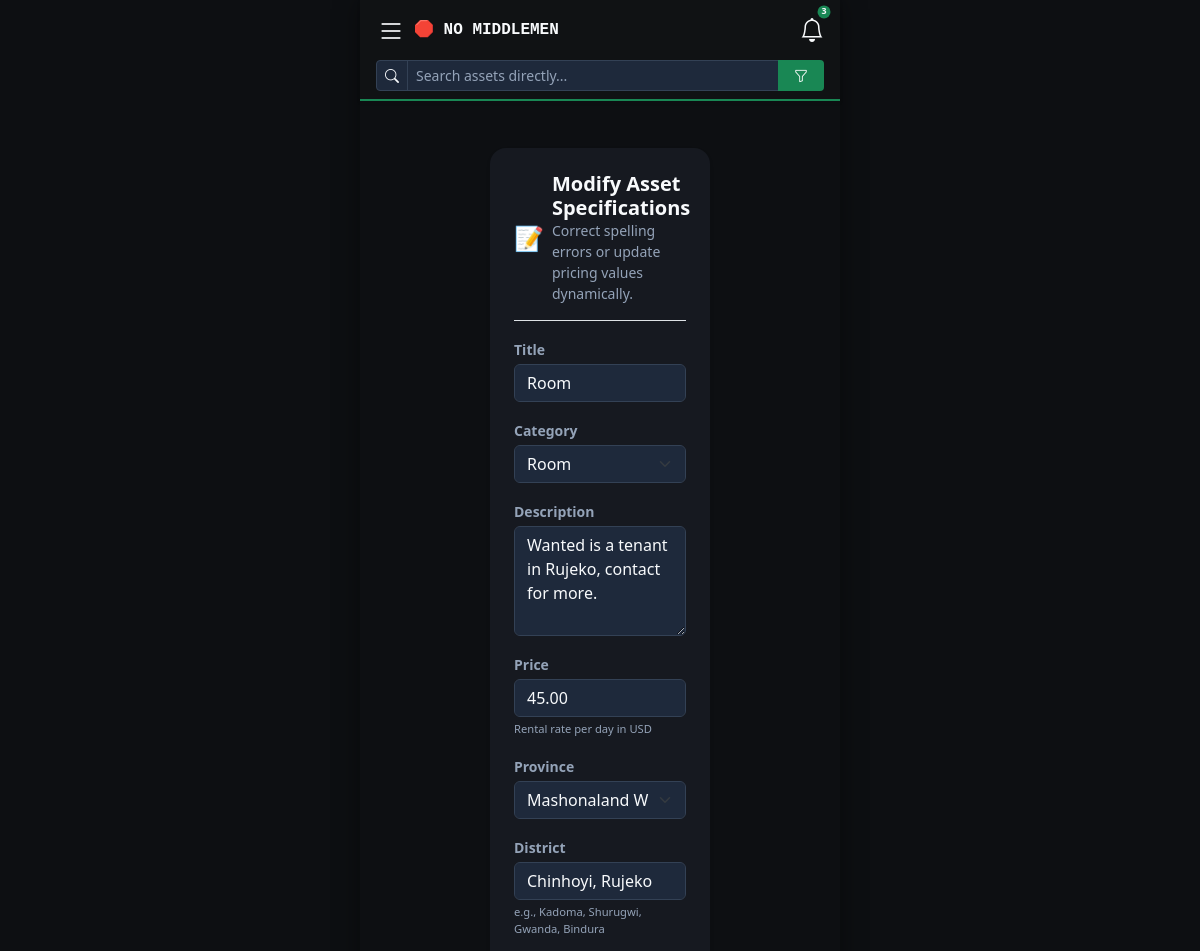
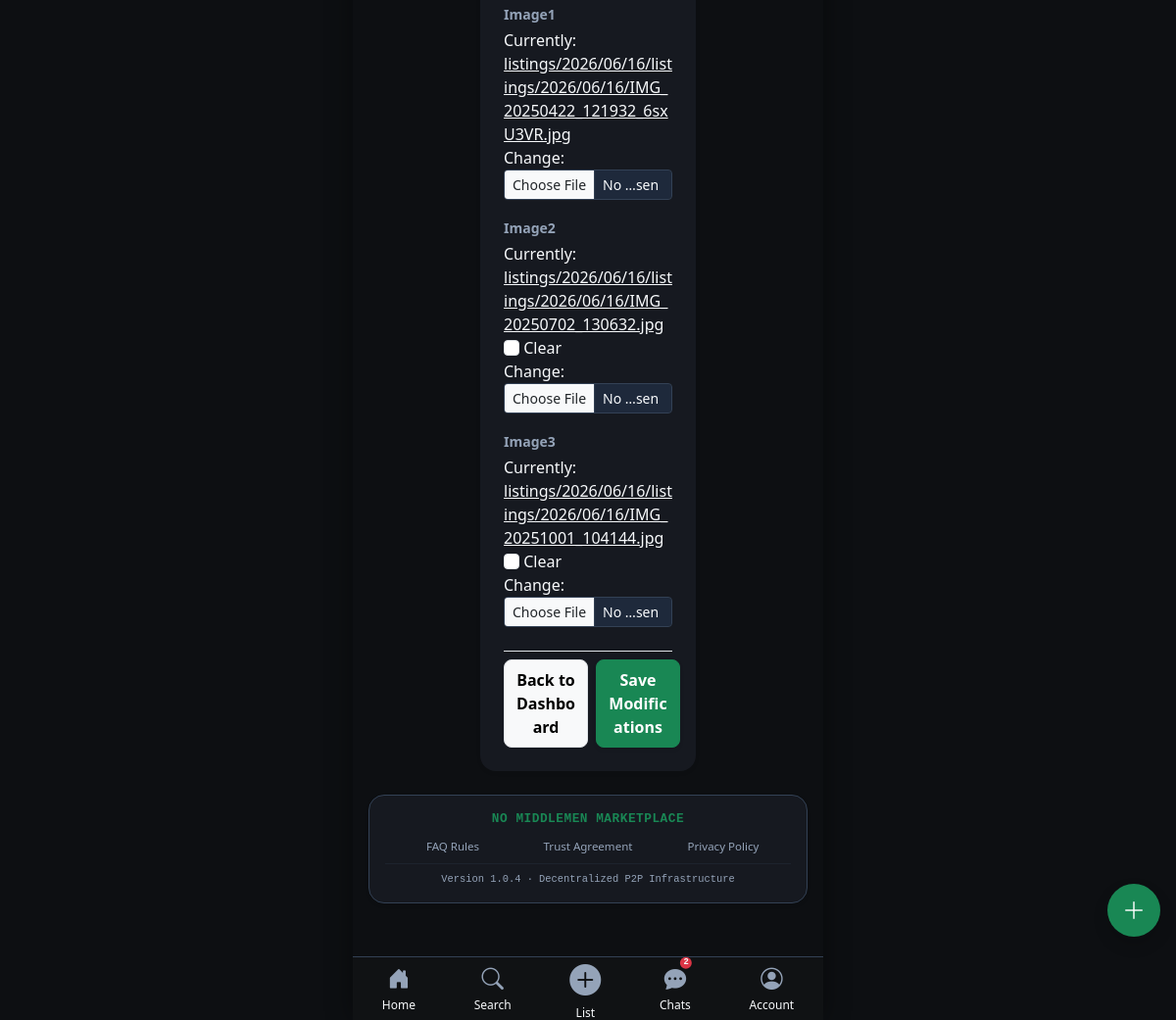
The app's page /asset/2/edit/ (signed in) with its own data (2 pictures, top to bottom).
### listings/models.py (models this page shows, shortened)
class Listing(models.Model):
    CATEGORY_CHOICES = [
        ('Property', (
            ('house', 'House'),
            ('flat', 'Apartment / Flat'),
            ('room', 'Room'),
            ('cottage', 'Cottage'),
            ('office', 'Office Room'),
            ('shop_prop', 'Retail Shop Space'),
            ('warehouse', 'Warehouse'),
            ('conf_hall', 'Conference Hall'),
            ('event_venue', 'Event Venue'),
            ('ind_building', 'Industrial Building'),
            ('comm_stand', 'Commercial Stand'),
            ('res_stand', 'Residential Stand'),
            ('land_plot', 'Land / Agricultural Plot'),
            ('student_accom', 'Student Accommodation'),
        )),
        ('Vehicle', (
            ('car', 'Car'),
            ('truck', 'Truck'),
            ('bus', 'Bus'),
            ('minibus', 'Minibus'),
            ('motorcycle', 'Motorcycle'),
            ('bicycle', 'Bicycle'),
            ('tractor_veh', 'Tractor (Transport)'),
            ('tipper', 'Tipper Truck'),
            ('fuel_tanker', 'Fuel Tanker'),
            ('van', 'Van'),
            ('ambulance', 'Ambulance'),
            ('luxury_veh', 'Luxury Vehicle'),
            ('caravan', 'Caravan'),
            ('const_veh', 'Construction Vehicle'),
        )),
        ('Mining Equipment', (
            ('excavator', 'Excavator'),
            ('bulldozer', 'Bulldozer'),
            ('compressor', 'Air Compressor'),
            ('generator_min', 'Heavy Generator'),
            ('jack_hammer', 'Jack Hammer'),
            ('drill_rig', 'Drill Rig'),
            ('water_pump_min', 'High-Volume Water Pump'),
            ('crusher', 'Mill Crusher / Concentrator'),
            ('loader', 'Front Loader'),
            ('dump_truck', 'Mining Dump Truck'),
            ('conveyor', 'Conveyor System'),
            ('detector', 'Metal Detector'),
            ('safety_gear', 'Mining Safety Equipment'),
            ('survey_equip', 'Surveying Equipment'),
        )),
        ('Farming Equipment', (
            ('tractor_farm', 'Farm Tractor'),
            ('plough', 'Plough'),
            ('harrow', 'Disc Harrow'),
            ('planter', 'Planter / Seed Drill'),
            ('boom_sprayer', 'Boom Sprayer'),
            ('irrigation', 'Irrigation System Layout'),
            ('water_pump_farm', 'Farm Water Pump'),
            ('cultivator', 'Cultivator'),
            ('harvester', 'Harvester Machine'),
            ('baler', 'Hay Baler'),
            ('feed_mixer', 'Feed Mixer'),
            ('livestock_trail', 'Livestock Trailer'),
            ('poultry_equip', 'Poultry Equipment'),
            ('greenhouse', 'Greenhouse Structure'),
        )),
        ('Commerce & Business', (
            ('pos_machine', 'Point of Sale (POS) Machine'),
            ('cash_register', 'Cash Register'),
            ('comm_fridge', 'Commercial Refrigerator'),
            ('display_shelf', 'Display Shelves'),
            ('office_furn', 'Office Furniture'),
            ('comm_computer', 'Business Computer Set'),
            ('comm_printer', 'Enterprise Printer/Copier'),
            ('projector_biz', 'Business Projector'),
            ('internet_equip', 'Network Routers / Starlink'),
        )),
        ('Fishing', (
            ('fish_boat', 'Fishing Boat'),
            ('canoe', 'Canoe'),
            ('fish_net', 'Fishing Net'),
            ('fish_rod', 'Fishing Rod / Gear'),
            ('fish_trap', 'Fish Trap'),
            ('outboard_engine', 'Outboard Engine'),
            ('fish_tank', 'Fish Tank'),
            ('ice_box', 'Commercial Ice Box'),
            ('feed_equip', 'Fish Feed Equipment'),
            ('life_jacket', 'Safety Jacket'),
        )),
        ('Tourism & Hospitality', (
            ('lodge_prop', 'Safari Lodge Room'),
            ('holiday_home', 'Holiday Home'),
            ('campsite', 'Campsite Plot'),
            ('safari_veh', 'Safari Open Vehicle'),
            ('tour_camping_gear', 'Camping / Tour Equipment'),
        )),
        ('General Equipment', (
            ('welding_machine', 'Welding Machine'),
            ('concrete_mixer', 'Concrete Mixer'),
            ('ladder', 'Industrial Ladder'),
            ('power_tools', 'Power Tools (Drills, Saws)'),
            ('solar_system', 'Solar Power System / Batteries'),
            ('cleaning_equip', 'Industrial Cleaning Equipment'),
        )),
        ('Information Technology', (
            ('laptop', 'Laptop Computer'),
            ('desktop', 'Desktop Computer Set'),
            ('server', 'Server Rack Unit'),
            ('starlink_kit', 'Starlink Terminal Kit'),
            ('cctv_system', 'CCTV Security System'),
            ('drone', 'Drone / Quadcopter'),
            ('smart_phone', 'Smart Phone / Tablet'),
        )),
        ('Events & Entertainment', (
            ('pa_system', 'Public Address (PA) System'),
            ('speakers', 'Audio Speakers'),
            ('microphones', 'Microphones / Wireless Gear'),
            ('dj_equipment', 'DJ Decks & Mixers'),
            ('stage_equip', 'Stage Rigging & Lighting'),
            ('event_furniture', 'Tents, Chairs & Tables'),
            ('led_screens', 'LED Display Screens'),
            ('camera_gear', 'Video / Live Streaming Camera'),
        )),
        ('Other', (
            ('other_asset', 'Other (Unlisted Asset - Describe fully below)'),
        ))
    ]
    PROVINCE_CHOICES = [
        ('harare', 'Harare'),
        ('bulawayo', 'Bulawayo'),
        ('manicaland', 'Manicaland'),
        ('mash_central', 'Mashonaland Central'),
        ('mash_east', 'Mashonaland East'),
        ('mash_west', 'Mashonaland West'),
        ('masvingo', 'Masvingo'),
        ('mat_north', 'Matabeleland North'),
        ('mat_south', 'Matabeleland South'),
        ('midlands', 'Midlands'),
    ]
    TIER_CHOICES = [
        ('standard', 'Standard Listing'),
        ('featured', 'Featured Boost (Pinned To Top)'),
    ]
    owner = models.ForeignKey(
        settings.AUTH_USER_MODEL,
        on_delete=models.CASCADE,
        related_name='listings'
    )
    title = models.CharField(max_length=100)
    category = models.CharField(max_length=50, choices=CATEGORY_CHOICES, default='other_asset')
    description = models.TextField(max_length=1000)
    price = models.DecimalField(max_digits=10, decimal_places=2, help_text="Rental rate per day in USD")
    province = models.CharField(max_length=20, choices=PROVINCE_CHOICES)
    district = models.CharField(max_length=50, help_text="e.g., Kadoma, Shurugwi, Gwanda, Bindura")
    image1 = models.ImageField(upload_to='listings/%Y/%m/%d/')
    image2 = models.ImageField(upload_to='listings/%Y/%m/%d/', blank=True, null=True)
    image3 = models.ImageField(upload_to='listings/%Y/%m/%d/', blank=True, null=True)
    is_paid = models.BooleanField(default=False)
    is_active = models.BooleanField(default=False) # Only True after payment verification & admin approval
    market_tier = models.CharField(max_length=15, choices=TIER_CHOICES, default='standard')
    created_at = models.DateTimeField(auto_now_add=True)
    updated_at = models.DateTimeField(auto_now=True)
    class Meta:
        ordering = ['-market_tier', '-created_at'] # Automatically floats Featured posts to the top engine

### listings/views.py (the view)
# urls.py: path('asset/<int:listing_id>/edit/', views.edit_listing_view, name='edit_listing'),
@login_required
def edit_listing_view(request, listing_id):
    listing = get_object_or_404(Listing, id=listing_id, owner=request.user)
    if request.method == 'POST':
        form = ListingForm(request.POST, request.FILES, instance=listing)
        if form.is_valid():
            form.save()
            messages.success(request, f"'{listing.title}' has been successfully updated.")
            return redirect('dashboard:index')
    else:
        form = ListingForm(instance=listing)
    return render(request, 'listings/edit_listing.html', {'form': form, 'listing': listing})

### listings/forms.py
class ListingForm(forms.ModelForm):
    class Meta:
        model = Listing
        fields = [
            'title', 'category', 'description', 'price',
            'province', 'district', 'image1', 'image2', 'image3'
        ]
    def __init__(self, *args, **kwargs):
        super().__init__(*args, **kwargs)
        for field_name, field in self.fields.items():
            if field_name in ['category', 'province']:
                field.widget.attrs.update({'class': 'form-select form-select-md border-2'})
            elif field_name in ['image1', 'image2', 'image3']:
                field.widget.attrs.update({'class': 'form-control form-control-sm border-dashed'})
            else:
                field.widget.attrs.update({'class': 'form-control border-2'})
        self.fields['title'].widget.attrs.update({'placeholder': 'e.g., 3-Phase Gold Ball Mill'})
        self.fields['district'].widget.attrs.update({'placeholder': 'e.g., Kadoma, Shurugwi, Gwanda'})
        self.fields['description'].widget.attrs.update({
            'placeholder': 'Specify terms, capacity, runtime hours, and inclusion criteria...',
            'rows': 4
        })

### listings/templates/listings/edit_listing.html (shortened to what this page needs)
{% extends 'base.html' %}
{% block content %}
<div class="row justify-content-center mt-2">
    <div class="col-12 col-md-8 col-lg-6">
        <div class="card shadow-sm border-0 p-4 rounded-4 bg-white">
            <div class="d-flex align-items-center gap-2 mb-3 border-bottom pb-3">
                <span class="fs-4">📝</span>
                <div>
                    <h5 class="fw-bold mb-0">Modify Asset Specifications</h5>
                    <p class="text-muted small mb-0">Correct spelling errors or update pricing values dynamically.</p>
                </div>
            </div>
            <form method="POST" enctype="multipart/form-data" action="{% url 'listings:edit_listing' listing.id %}">
                {% for field in form %}
                    <div class="mb-3">
                        <label class="form-label small fw-bold text-secondary mb-1">{{ field.label }}</label>
                        <div class="input-group-container">
                            {{ field }}
                        </div>
                        {% if field.help_text %}
                            <div class="form-text text-muted small" style="font-size: 0.7rem;">{{ field.help_text }}</div>
                        {% endif %}
                    </div>
                {% endfor %}
                <div class="d-flex gap-2 mt-4 pt-2 border-top">
                    <a href="{% url 'dashboard:index' %}" class="btn btn-light border w-50 fw-bold py-2 rounded-3 text-decoration-none text-center">
                        Back to Dashboard
                    </a>
                    <button type="submit" class="btn btn-success w-50 fw-bold py-2 rounded-3 shadow-sm">
                        Save Modifications
                    </button>
                </div>
            </form>
        </div>
    </div>
</div>
{% endblock %}

### listings/templates/base.html (style rules this page uses)
[data-theme="dark"] { --bg-main: #0d0f12; --text-main: #f8fafc; --text-muted: #94a3b8; --card-bg: #161920; --border-line: #334155; --input-bg: #1e293b; --input-text: #f8fafc; --top-bar-bg: #101214; --success-color: #198754; }
body { background-color: var(--bg-main) !important; color: var(--text-main) !important; font-family: system-ui, -apple-system, sans-serif; margin: 0; padding: 0; display: flex; justify-content: center; }
h1, h2, h3, h4, h5, h6, p, span, label, legend, strong, td, th, .card-title, .form-label { color: var(--text-main) !important; }
small, .text-muted, .text-secondary { color: var(--text-muted) !important; }
.card, .dropdown-menu, .offcanvas, .modal-content { background-color: var(--card-bg) !important; color: var(--text-main) !important; border-color: var(--border-line) !important; }
.form-control, .input-group-text, .filter-select { background-color: var(--input-bg) !important; color: var(--input-text) !important; border: 1px solid var(--border-line) !important; }
.form-control::placeholder { color: var(--text-muted) !important; }
a { color: inherit; }

### records on screen
Listing: form "Room" "Room" "Wanted is a tenant in Rujeko, contact for more." "45.00" "Mashonaland West" "Chinhoyi, Rujeko"

### other values on screen
{{ field.label }} "Title" "Category" "Description" "Price" "Province" "District" "Image1" "Image2" "Image3"
{{ field.help_text }} "Rental rate per day in USD" "e.g., Kadoma, Shurugwi, Gwanda, Bindura"
